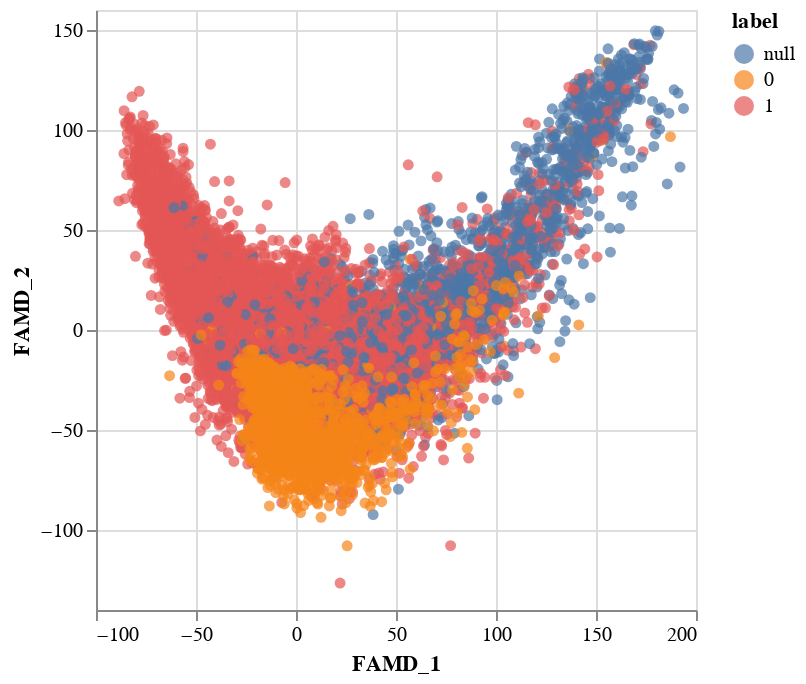

Notebook code for this chart:
### Code cell
import altair as alt

#essential for altier to work. very finicky 
alt.data_transformers.disable_max_rows()
alt.data_transformers.enable('default', max_rows=None)

# Optional: add labels from original df
df_famd['label'] = df['FIMLocoModeD'].dropna()

# Altair plot
chart = alt.Chart(df_famd.reset_index()).mark_circle().encode(
    x='FAMD_1',
    y='FAMD_2',
    color='label:N',
    tooltip='label'
).interactive()

chart

### Figure 1 — Vega-Lite specification as saved in the notebook (floating-point values rounded to 4 significant figures; data arrays with more than 128 entries replaced by an {"elided": "..."} marker saying what was removed)
{"config": {"view": {"continuousWidth": 300, "continuousHeight": 300}}, "data": {"name": "data-0297b791f5d66a039549e10e200f1d7e"}, "mark": {"type": "circle"}, "encoding": {"color": {"field": "label", "type": "nominal"}, "tooltip": {"field": "label", "type": "ordinal"}, "x": {"field": "FAMD_1", "type": "quantitative"}, "y": {"field": "FAMD_2", "type": "quantitative"}}, "params": [{"name": "param_1", "select": {"type": "interval", "encodings": ["x", "y"]}, "bind": "scales"}], "$schema": "https://vega.github.io/schema/vega-lite/v5.20.1.json", "datasets": {"data-0297b791f5d66a039549e10e200f1d7e": {"elided": "19560 records"}}}
